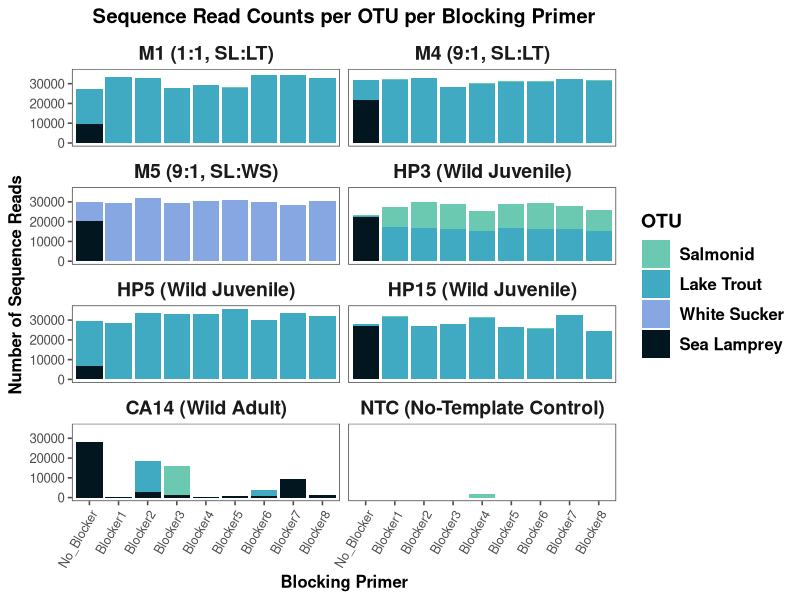
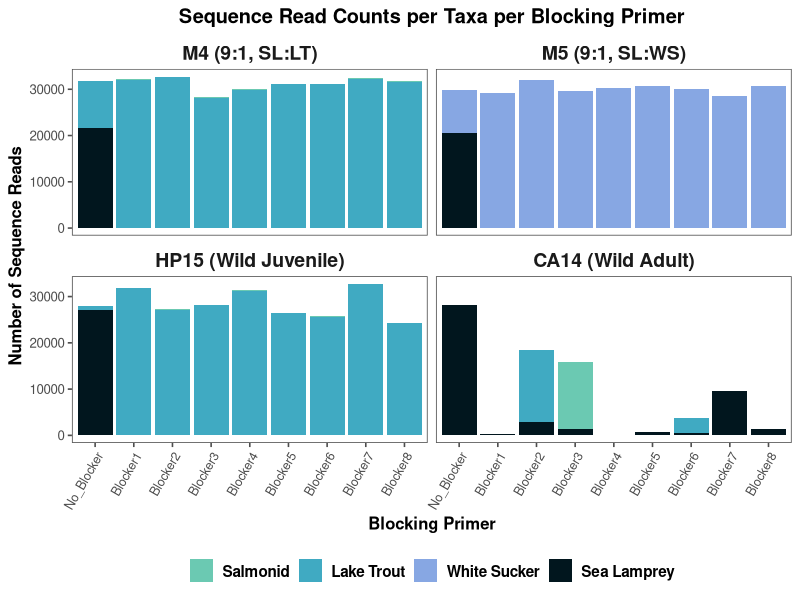

The R source for these figures, in order:
# Sequence Read Counts per Taxa per Blocking Primer
# Conor O'Kane

library(tidyverse)
library(readxl)
library(ggthemes)


options(scipen = 999)  # removing scientific notation

matrix <- read_excel("./12S_SL_BP_Micro.mothur.community.matrix.xls")



#-------------------------------------------------------------------------------
# Data Organization

# change name of first column to indicate the sample
colnames(matrix)[1] <- "Sample"
matrix$Sample <- gsub("\\.12S$", "", matrix$Sample) #simplify sample names

# lot of extra columns, only need first four species
# these are lake trout, white sucker, sea lamprey, and Salmonidae 
matrix1 <- matrix[,1:5]

# filter out 25 cycles
matrix1 <- matrix1 %>%
  filter(grepl("40_", Sample))

# which sample?
matrix1 <- matrix1 %>%
  mutate(sample = case_when(
    grepl("CA14", Sample) ~ "CA14",
    grepl("HP3", Sample) ~ "HP3",
    grepl("HP15", Sample) ~ "HP15",
    grepl("HP5", Sample) ~ "HP5",
    grepl("M1", Sample) ~ "M1",
    grepl("M4", Sample) ~ "M4",
    grepl("M5", Sample) ~ "M5",
    TRUE ~ "NTC" # default case
  ))

# specific Sample column
matrix1 <- matrix1 %>%
  mutate(specific_blocker = case_when(
    grepl("PMBlock_A_C3_H_", Sample) ~ "Blocker1",
    grepl("PMBlock_B_C3_H_", Sample) ~ "Blocker2",
    grepl("PMBlock_A_dT_H_", Sample) ~ "Blocker3",
    grepl("PMBlock_B_dT_H_", Sample) ~ "Blocker4",
    grepl("PMBlock_A_C3", Sample) ~ "Blocker5",
    grepl("PMBlock_B_C3", Sample) ~ "Blocker6",
    grepl("PMBlock_A_dT", Sample) ~ "Blocker7",
    grepl("PMBlock_B_dT", Sample) ~ "Blocker8",
    TRUE ~ "No_Blocker" # default case if none of the above conditions are met
  ))

# reorder to sort by blocker, and to start with no blocker
matrix1 <- matrix1[order(matrix1$specific_blocker), ]
matrix1 <- matrix1 %>%
  mutate(specific_blocker = factor(specific_blocker, levels = c(
    "No_Blocker", "Blocker1", "Blocker2", "Blocker3", "Blocker4",
    "Blocker5", "Blocker6", "Blocker7", "Blocker8"
  )))


# pivot longer to prepare for stacked bar chart
matrix1_long <- matrix1 %>%
  pivot_longer(cols = c(Salvelinus_namaycush, 
                        Catostomus_commersonii, 
                        Petromyzontidae_unclassified, 
                        Salmonidae_unclassified), 
               names_to = "Species", values_to = "Reads")

# add column to indicate sample names used 
matrix1_long <- matrix1_long %>%
  mutate(Digestive_Sample = case_when(
    grepl("CA14", Sample) ~ "CA14",
    grepl("HP3", Sample) ~ "HP3",
    grepl("HP15", Sample) ~ "HP15",
    grepl("HP5", Sample) ~ "HP5",
    grepl("M1", Sample) ~ "M1",
    grepl("M4", Sample) ~ "M4",
    grepl("M5", Sample) ~ "M5",
    TRUE ~ "NTC" # default case (non-template control)
  ))

matrix1_long$Species <- factor(matrix1_long$Species, levels=c("Salmonidae_unclassified",
                                                              "Salvelinus_namaycush",
                                                              "Catostomus_commersonii",
                                                              "Petromyzontidae_unclassified"))
# filter out homo sapiens and NTC samples
matrix1_long <- filter(matrix1_long, Species != "Homo_sapiens")
# matrix1_long <- filter(matrix1_long, !grepl("NTC", matrix1_long$Sample))




#-------------------------------------------------------------------------------
# Sequence reads per taxa per blocker plot

# adjust colors
custom_colors <- c("#6bc9b2", "#40aac2","#87a7e3","#01161e")

#change order of factor
matrix1_long$Digestive_Sample <- factor(matrix1_long$Digestive_Sample, levels = c("M1", "M4", "M5", "HP3", "HP5", "HP15", "CA14", "NTC"))

# change facet labels for clarity
levels(matrix1_long$Digestive_Sample) <- c("M1 (1:1, SL:LT)",
                                           "M4 (9:1, SL:LT)",
                                           "M5 (9:1, SL:WS)",
                                           "HP3 (Wild Juvenile)",
                                           "HP5 (Wild Juvenile)",
                                           "HP15 (Wild Juvenile)",
                                           "CA14 (Wild Adult)",
                                           "NTC (No-Template Control)")


#plot
matrix1_long_plot <- ggplot(matrix1_long, aes(x = specific_blocker, y = Reads, fill = Species)) +
  geom_col() +
  scale_fill_manual(values = custom_colors, 
                    labels = c("Salmonid",  "Lake Trout", "White Sucker", "Sea Lamprey"))+
  theme_few()+
  theme(axis.text.x = element_text(angle = 60, vjust = 1, hjust = 1, size = 15),
        plot.title = element_text(hjust = 0.5)) +
  ggtitle("Sequence Read Counts per OTU per Blocking Primer") +
  labs(x = "Blocking Primer", y = "Number of Sequence Reads", fill = "OTU") +
  facet_wrap(~ Digestive_Sample, ncol = 2)+  # toggle this on/off for wrapped/unwrapped plot
  theme(text = element_text(family = "Helvetica", face = "bold"),
        strip.text = element_text(size = 14),
        axis.text = element_text(family = "Helvetica", face = "plain"),
        axis.text.x = element_text(size = 9),
        legend.key.size = unit(1.5, "lines"),  
        legend.text = element_text(size = 12),  
        legend.title = element_text(size = 14, face = "bold"))

matrix1_long_plot

#-------------------------------------------------------------------------------
# Simplified plot for poster presentation

# only looking to plot M4, M5, HP15, and CA14
matrix1_simple <- matrix1_long %>%
  filter(Digestive_Sample %in% c("M4 (9:1, SL:LT)",
                                 "M5 (9:1, SL:WS)",
                                 "HP15 (Wild Juvenile)",
                                 "CA14 (Wild Adult)"))

#drop unused levels
matrix1_simple$Digestive_Sample <- droplevels(matrix1_simple$Digestive_Sample)

# change facet labels for clarity
levels(matrix1_simple$Digestive_Sample) <- c("M4 (9:1, SL:LT)",
                                             "M5 (9:1, SL:WS)",
                                             "HP15 (Wild Juvenile)",
                                             "CA14 (Wild Adult)")

# plot as before
matrix1_simple_plot <- ggplot(matrix1_simple, aes(x = specific_blocker, y = Reads, fill = Species)) +
  geom_col() +
  scale_fill_manual(values = custom_colors, 
                    labels = c("Salmonid",  "Lake Trout", "White Sucker", "Sea Lamprey"))+
  theme_few()+
  theme(axis.text.x = element_text(angle = 60, vjust = 1, hjust = 1, size = 15),
        plot.title = element_text(hjust = 0.5)) +
  ggtitle("Sequence Read Counts per Taxa per Blocking Primer") +
  labs(x = "Blocking Primer", y = "Number of Sequence Reads") +
  facet_wrap(~ Digestive_Sample, ncol = 2)+  # toggle this on/off for wrapped/unwrapped plot
  theme(text = element_text(family = "Helvetica", face = "bold"),
        strip.text = element_text(size = 14),
        axis.text = element_text(family = "Helvetica", face = "plain"),
        axis.text.x = element_text(size = 9),
        legend.key.size = unit(1.25, "lines"),  
        legend.text = element_text(size = 11),  
        #legend.title = element_text(size = 14, face = "bold"),
        legend.title = element_blank(),
        legend.position = "bottom"  
  ) +
  guides(fill = guide_legend(nrow = 1, byrow = TRUE))

matrix1_simple_plot



#-------------------------------------------------------------------------------
# Statistical comparisons

head(matrix1_long)

# average sea lamprey reads in mock communities with blocking primer
lamprey_blocker_reads <- matrix1_long %>%
  filter(Species == "Petromyzontidae_unclassified") %>%
  filter(specific_blocker != "No_Blocker") %>%
  filter(sample %in% c("M1", "M4", "M5"))

round(mean(lamprey_blocker_reads$Reads), digits = 2) # 1.03
round(sd(lamprey_blocker_reads$Reads), digits = 2) # 1.38





# looking at CA14 specifically
ca14 <- matrix1_long %>% 
  filter(sample == "CA14") %>%
  filter(specific_blocker == "Blocker2" | specific_blocker == "Blocker6")

blocker6_ratio <- 3063 / (3063 + 617) # lake trout proportion of total
blocker2_ratio <- 15563 / (15563 + 2819) # lake trout porportion of total


# comparison of sea lamprey blocked vs unblocked read counts

# set up data frame
read_count_comparisons <- matrix1 %>%
  filter(specific_blocker == "No_Blocker") %>%
  select(sample, Petromyzontidae_unclassified) %>%
  rename(unblocked = Petromyzontidae_unclassified)

# get blocker names
blockers <- unique(matrix1$specific_blocker)
blockers <- blockers[blockers != "No_Blocker"]

# create list to store data
blocker_list <- list()

# loop through and set read counts to blockers
for (i in 1:length(blockers)) {
  blocker_name <- paste0("blocker", i)
  blocker_df <- matrix1 %>%
    filter(specific_blocker == blockers[i]) %>%
    select(sample, Petromyzontidae_unclassified) %>%
    rename(!!blocker_name := Petromyzontidae_unclassified)
  blocker_list[[i]] <- blocker_df
}

# reduce list by sample name
all_data <- reduce(blocker_list, full_join, by = "sample")

# combine data to comparison df
final_read_count_comparisons <- full_join(read_count_comparisons, all_data, by = "sample")
final_read_count_comparisons <- filter(final_read_count_comparisons, sample != "NTC") # remove NTC row

# statistical analysis
# extract column names for blockers
blocker_columns <- names(final_read_count_comparisons)[grepl("^blocker", names(final_read_count_comparisons))]

# perform t test on each column
t_test_results <- lapply(blocker_columns, function(blocker) {
  t_test <- t.test(final_read_count_comparisons$unblocked, final_read_count_comparisons[[blocker]], paired = TRUE, na.rm = TRUE)
  data.frame(
    blocker = blocker,
    p_value = t_test$p.value,
    statistic = t_test$statistic,
    mean_unblocked = mean(final_read_count_comparisons$unblocked, na.rm = TRUE),
    mean_blocker = mean(final_read_count_comparisons[[blocker]], na.rm = TRUE)
  )
})

t_test_results_df <- do.call(rbind, t_test_results)
t_test_results_df



# comparison of lake trout blocked vs unblocked read counts
read_count_comparisons_lt <- matrix1 %>%
  filter(specific_blocker == "No_Blocker") %>%
  select(sample, Salvelinus_namaycush) %>%
  rename(unblocked = Salvelinus_namaycush)

# reset blocker list
blocker_list_lt <- list()

# loop through each blocker to assign read counts to blockers
for (i in 1:length(blockers)) {
  blocker_name <- paste0("blocker", i)
  blocker_df_lt <- matrix1 %>%
    filter(specific_blocker == blockers[i]) %>%
    select(sample, Salvelinus_namaycush) %>%
    rename(!!blocker_name := Salvelinus_namaycush)
  blocker_list_lt[[i]] <- blocker_df_lt
}

#combine
all_data_lt <- reduce(blocker_list_lt, full_join, by = "sample")

# combine data to comparison df
final_read_count_comparisons_lt <- full_join(read_count_comparisons_lt, all_data_lt, by = "sample")
final_read_count_comparisons_lt <- filter(final_read_count_comparisons_lt, sample != "NTC" & sample != "M5") # remove NTC row and M5 (white sucker)

# statistical analysis

# extract column names for blockers
blocker_columns_lt <- names(final_read_count_comparisons_lt)[grepl("^blocker", names(final_read_count_comparisons_lt))]

# perform t test on each column
t_test_results_lt <- lapply(blocker_columns_lt, function(blocker) {
  t_test <- t.test(final_read_count_comparisons_lt$unblocked, final_read_count_comparisons_lt[[blocker]], paired = TRUE, na.rm = TRUE)
  data.frame(
    blocker = blocker,
    p_value = t_test$p.value,
    statistic = t_test$statistic,
    mean_unblocked = mean(final_read_count_comparisons_lt$unblocked, na.rm = TRUE),
    mean_blocker = mean(final_read_count_comparisons_lt[[blocker]], na.rm = TRUE)
  )
})

t_test_results_lt_df <- do.call(rbind, t_test_results_lt)
print(t_test_results_df[5], row.names =FALSE)


